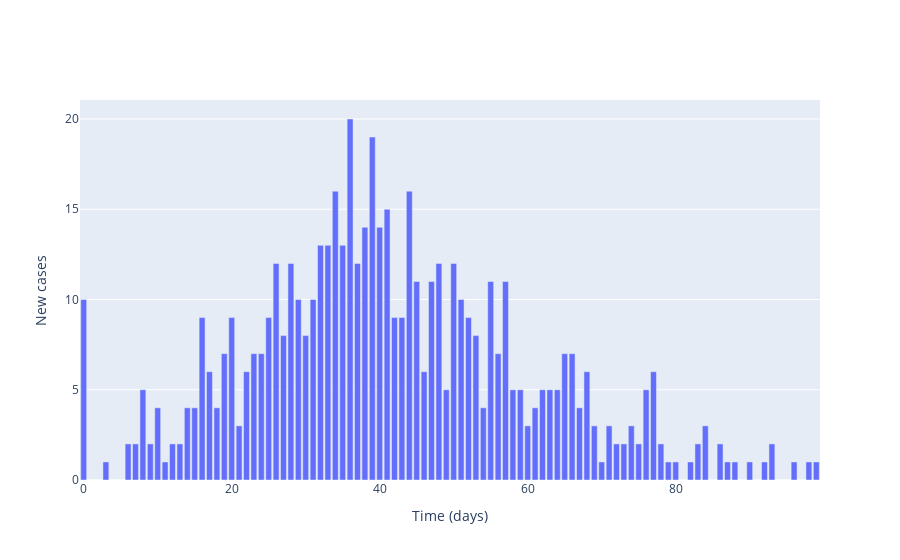

This figure's notebook cell:
### Markdown cell above
## Plot local incidence numbers

### Code cell
# Plot (bar chart cases each day)
fig = go.Figure()

# Plot of incidences
fig.add_trace(
    go.Bar(
        x=times,
        y=cases,
        name='Incidences'
    )
)

# Add axis labels
fig.update_layout(
    xaxis_title='Time (days)',
    yaxis_title='New cases'
)

fig.show()

### Figure 1 — Plotly figure (JSON) as saved in the notebook; plotly's stock layout.template omitted (floating-point values rounded to 4 significant figures)
{"data": [{"name": "Incidences", "type": "bar", "x": [0, 1, 2, 3, 4, 5, 6, 7, 8, 9, 10, 11, 12, 13, 14, 15, 16, 17, 18, 19, 20, 21, 22, 23, 24, 25, 26, 27, 28, 29, 30, 31, 32, 33, 34, 35, 36, 37, 38, 39, 40, 41, 42, 43, 44, 45, 46, 47, 48, 49, 50, 51, 52, 53, 54, 55, 56, 57, 58, 59, 60, 61, 62, 63, 64, 65, 66, 67, 68, 69, 70, 71, 72, 73, 74, 75, 76, 77, 78, 79, 80, 81, 82, 83, 84, 85, 86, 87, 88, 89, 90, 91, 92, 93, 94, 95, 96, 97, 98, 99], "y": [10, 0, 0, 1, 0, 0, 2, 2, 5, 2, 4, 1, 2, 2, 4, 4, 9, 6, 4, 7, 9, 3, 6, 7, 7, 9, 12, 8, 12, 10, 8, 10, 13, 13, 16, 13, 20, 12, 14, 19, 14, 15, 9, 9, 16, 11, 6, 11, 12, 5, 12, 10, 9, 8, 4, 11, 7, 11, 5, 5, 3, 4, 5, 5, 5, 7, 7, 4, 6, 3, 1, 3, 2, 2, 3, 2, 5, 6, 2, 1, 1, 0, 1, 2, 3, 0, 2, 1, 1, 0, 1, 0, 1, 2, 0, 0, 1, 0, 1, 1]}], "layout": {"xaxis": {"title": {"text": "Time (days)"}}, "yaxis": {"title": {"text": "New cases"}}}}
